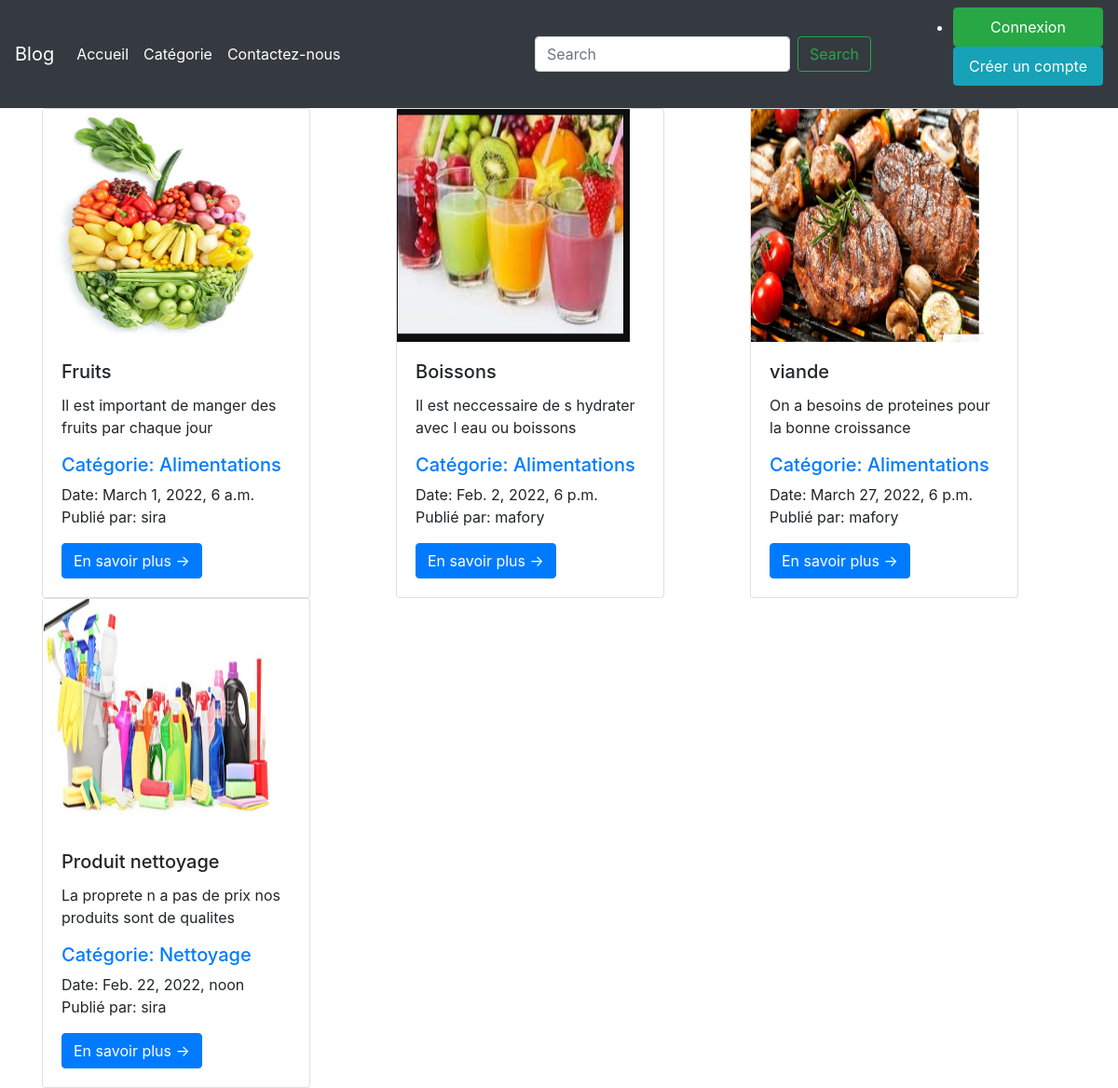
The page / on the database its author committed.
### simpleblog/models.py (models this page shows, shortened)
class Article(models.Model):
    user = models.ForeignKey('User', on_delete=models.CASCADE, )
    categorie = models.ForeignKey('Categorie', on_delete=models.CASCADE, )
    image = models.ImageField(upload_to='articles', null=True, blank=True)
    description = models.TextField()
    titre = models.CharField(max_length=100)
    date_de_publication = models.DateTimeField('date_de_publication')
    slug = models.SlugField(max_length=128)

class Categorie(models.Model):
    titre = models.CharField(max_length=100)
    slug = models.SlugField(max_length=100)
    date_publication = models.DateTimeField('date_commentaire')
    image = models.ImageField(upload_to='categories', null=True, blank=True)
    description = models.TextField()
    def __str__(self):
        return self.titre

class User(models.Model):
    username = models.CharField(max_length=250)
    def __str__(self):
        return self.username

### simpleblog/views.py (the view)
# urls.py: path('', views.homepage, name='homepage'),
def homepage(request):
    articles = Article.objects.all()
    return render(request, 'articles/list.html',context={"articles":articles})

### simpleblog/templates/articles/list.html
{% extends 'layouts.html' %}
{% block content %}
<div class="container">
    <div class="row">
        {% for article in articles %}
            <div class="col-lg-4">
                <div class="card" style="width: 18rem;">
                    <img src="{{article.image.url}}" alt="{{article.titre}}" width="250px" height="250px">
                    <div class="card-body">
                      <h5 class="card-title">{{ article.titre}}</h5>
                      <p class="card-text">
                          {{ article.description}}<br/>
                      </p>
                      <p class="card-text">
                        <a href="{%url 'detail' slug=article.slug %}" > <h5>Catégorie: {{ article.categorie}}</h5></a>
                        Date: {{ article.date_de_publication}}<br/>
                        Publié par: {{ article.user}}
                     </p>
                      <a href="{%url 'detail' slug=article.slug %}" class="btn btn-primary">En savoir plus →</a>
                    </div>
                </div>
            </div>
        {% endfor %}
    </div>
</div>
{% endblock %}

### templates/layouts.html (shortened to what this page needs)
<!doctype html>
<html lang="en">
  <head>
   <link rel="stylesheet" href="https://cdn.jsdelivr.net/npm/bootstrap@4.4.1/dist/css/bootstrap.min.css">
  </head>
  <body>
    <nav class="navbar navbar-expand-lg navbar-light bg-dark">
      <a class="navbar-brand text-white" href="#">Blog</a>
      <div class="collapse navbar-collapse" id="navbarSupportedContent">
        <ul class="navbar-nav mr-auto">
          <li class="nav-item active">
            <a class="nav-link text-white" href="{% url 'homepage' %}">Accueil <span class="sr-only">(current)</span></a>
          </li>
          <li class="nav-item">
            <a class="nav-link text-white" href="{% url 'cat' %}">Catégorie</a>
          </li>
          <li class="nav-item">
            <a class="nav-link disabled  text-white" href="#" tabindex="-1" aria-disabled="true">Contactez-nous</a>
          </li>
        </ul>
        <form class="form-inline my-2 my-lg-0">
          <input class="form-control mr-sm-2" type="search" placeholder="Search" aria-label="Search">
          <button class="btn btn-outline-success my-2 my-sm-0" type="submit">Search</button>
        </form>
      </div>
      <div>
        <ul>
          <li class="nav-item active ml-5 text-white">
            {% if  user.is_authenticated %}
              {{user.username}}
              <a class="nav-link btn btn-success text-white" href="{% url 'logout' %}" tabindex="-1" aria-disabled="true">Deconnexion</a>
            {% else %}
              <a class="nav-link btn btn-success text-white" href="{% url 'login' %}" tabindex="-1" aria-disabled="true">Connexion</a>
              <a class="nav-link btn btn-info text-white" href="{% url 'register' %}" tabindex="-1" aria-disabled="true">Créer un compte</a>
            {% endif %}
          </li>
        </ul>
      </div>
    </nav>
    {% block content %}
    {% endblock content %}
  </body>
</html>

### rows shown on the page
Article: image (picture), titre "Fruits", description "Il est important de manger des fruits par chaque jour", categorie "Alimentations", date_de_publication "March 1, 2022, 6 a.m.", user "sira"
Article: image (picture), titre "Boissons", description "Il est neccessaire de s hydrater avec l eau ou boissons", categorie "Alimentations", date_de_publication "Feb. 2, 2022, 6 p.m.", user "mafory"
Article: image (picture), titre "viande", description "On a besoins de proteines pour la bonne croissance", categorie "Alimentations", date_de_publication "March 27, 2022, 6 p.m.", user "mafory"
Article: image (picture), titre "Produit nettoyage", description "La proprete n a pas de prix nos produits sont de qualites", categorie "Nettoyage", date_de_publication "Feb. 22, 2022, noon", user "sira"
